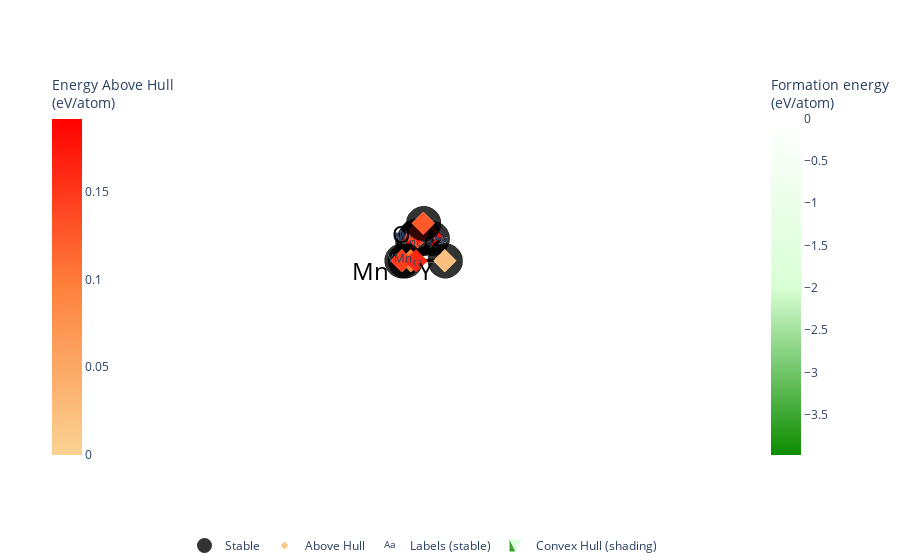

The cell this chart's notebook holds for it:
### Markdown cell above
We can plot the PhaseDiagram object by initializing a PDPlotter object and calling get_plot():

### Code cell
pd.get_plot()

### Figure 1 — Plotly figure (JSON) as saved in the notebook; plotly's stock layout.template omitted (floating-point values rounded to 4 significant figures)
{"data": [{"hoverinfo": "none", "line": {"color": "rgba(0, 0, 0, 1)", "width": 7}, "mode": "lines", "showlegend": false, "type": "scatter3d", "x": [0.5196, 0.866, null, 0.5413, 0.5511, null, 0.5196, 0.5413, null, 0, 0, null, 0.5196, 0.5413, null, 0.5196, 0.5196, null, 0.5774, 0.5413, null, 0.5196, 0, null, 0.5774, 0.866, null, 0.4949, 0.5196, null, 0.5413, 0.5196, null, 0, 0.5196, null, 0.433, 0.4949, null, 0.433, 0.5196, null, 0.433, 0, null, 0.5196, 0.5511, null, 0.5196, 0, null, 0.5511, 0.866, null, 0.4949, 0.5413, null, 0.5196, 0.4949, null, 0, 0, null, 0.5774, 0.5196, null, 0.433, 0.5196, null, 0.5774, 0.5511, null], "y": [0.3, 0.5, null, 0.5625, 0.5, null, 0.7, 0.5625, null, 0.9231, 1, null, 0.5, 0.5625, null, 0.5, 0.3, null, 0.6667, 0.5625, null, 0.3, 0, null, 0.6667, 0.5, null, 0.7143, 0.5, null, 0.5625, 0.3, null, 0.9231, 0.3, null, 0.75, 0.7143, null, 0.75, 0.5, null, 0.75, 1, null, 0.3, 0.5, null, 0.3, 1, null, 0.5, 0.5, null, 0.7143, 0.5625, null, 0.7, 0.7143, null, 0.9231, 0, null, 0.6667, 0.7, null, 0.75, 0.3, null, 0.6667, 0.5, null], "z": [-3.971, 0, null, -2.639, -2.878, null, -2.014, -2.639, null, -0.001407, 0, null, -3.036, -2.639, null, -3.036, -3.971, null, -1.806, -2.639, null, -3.971, 0, null, -1.806, 0, null, -2.05, -3.036, null, -2.639, -3.971, null, -0.001407, -3.971, null, -1.979, -2.05, null, -1.979, -3.036, null, -1.979, 0, null, -3.971, -2.878, null, -3.971, 0, null, -2.878, 0, null, -2.05, -2.639, null, -2.014, -2.05, null, -0.001407, 0, null, -1.806, -2.014, null, -1.979, -3.971, null, -1.806, -2.878, null]}, {"hoverinfo": "none", "line": {"color": "rgba(0, 0, 0, 0.4)", "dash": "solid", "width": 1}, "mode": "lines", "showlegend": false, "type": "scatter3d", "x": [0.866, 0, null, 0.866, 0, null, 0.866, 0, null, 0.866, 0, null, 0, 0, null, 0, 0, null, 0.866, 0.866, null, 0, 0, null, 0, 0, null], "y": [0.5, 1, null, 0.5, 1, null, 0.5, 0, null, 0.5, 0, null, 1, 0, null, 1, 0, null, 0.5, 0.5, null, 1, 1, null, 0, 0, null], "z": [0, 0, null, -3.971, -3.971, null, 0, 0, null, -3.971, -3.971, null, 0, 0, null, -3.971, -3.971, null, 0, -3.971, null, 0, -3.971, null, 0, -3.971, null]}, {"colorbar": {"len": 0.75, "title": {"text": "Formation energy<br>(eV/atom)"}, "x": 0.9, "y": 0.5}, "colorscale": [[0, "#0c8c00"], [0.5, "#d8ffd4"], [1, "#ffffff"]], "flatshading": true, "hoverinfo": "none", "i": [23, 23, 24, 24, 1, 25, 25, 21, 21, 21, 21, 0, 0], "intensity": [-1.979, -1.806, -0.8742, -0.5733, -2.014, -1.151, -1.034, -2.05, -1.801, -1.957, -1.867, -1.641, -1.797, -1.628, -1.588, -1.796, -3.095, -3.127, -2.021, -3.036, -2.641, -2.639, -2.375, -0.001407, -3.971, -2.878, -2.526, 0, 0, 0], "j": [24, 24, 0, 25, 25, 21, 21, 4, 4, 19, 19, 19, 19], "k": [28, 29, 28, 27, 27, 1, 24, 7, 1, 7, 24, 7, 24], "lighting": {"ambient": 1, "diffuse": 0}, "name": "Convex Hull (shading)", "opacity": 0.8, "showlegend": true, "type": "mesh3d", "x": [0.433, 0.5774, 0.6495, 0.6928, 0.5196, 0.6186, 0.6736, 0.4949, 0.5052, 0.5329, 0.547, 0.5889, 0.5117, 0.5896, 0.5911, 0.5679, 0.433, 0.5774, 0.6495, 0.5196, 0.4949, 0.5413, 0.5196, 0, 0.5196, 0.5511, 0.5567, 0.866, 0, 0], "y": [0.75, 0.6667, 0.625, 0.6, 0.7, 0.6429, 0.6111, 0.7143, 0.7083, 0.6923, 0.6842, 0.66, 0.7045, 0.6596, 0.6587, 0.6721, 0.25, 0.3333, 0.375, 0.5, 0.5714, 0.5625, 0.6, 0.9231, 0.3, 0.5, 0.5357, 0.5, 1, 0], "z": [-1.979, -1.806, -0.8742, -0.5733, -2.014, -1.151, -1.034, -2.05, -1.801, -1.957, -1.867, -1.641, -1.797, -1.628, -1.588, -1.796, -3.095, -3.127, -2.021, -3.036, -2.641, -2.639, -2.375, -0.001407, -3.971, -2.878, -2.526, 0, 0, 0]}, {"hoverinfo": "skip", "mode": "text", "name": "Labels (stable)", "opacity": 1, "showlegend": true, "text": ["Y<sub>2</sub>O<sub>3</sub>", "YMn<sub>2</sub>O<sub>5</sub>", "Y<sub>2</sub>Mn<sub>2</sub>O<sub>7</sub>", "Mn<sub>2</sub>O<sub>3</sub>", "YMn<sub>1</sub><sub>2</sub>", "YMnO<sub>3</sub>", "MnO<sub>2</sub>", "Mn<sub>3</sub>O<sub>4</sub>", "MnO"], "textposition": ["middle center", "middle center", "middle center", "middle center", "middle center", "middle center", "middle center", "middle center", "middle center"], "type": "scatter3d", "visible": true, "x": [0.5096, 0.5313, 0.5411, 0.5096, 0.01, 0.5096, 0.5674, 0.4849, 0.423], "y": [0.29, 0.5725, 0.49, 0.71, 0.9331, 0.49, 0.6767, 0.7243, 0.76], "z": [-3.574, -2.242, -2.481, -1.617, 0.3957, -2.639, -1.409, -1.653, -1.582]}, {"hoverinfo": "text", "hoverlabel": {"font": {"size": 14}}, "hovertext": ["O<sub>2</sub> (mp-610917) <br> 0.012 eV/atom (+0.012 eV/atom)", "O<sub>2</sub> (mp-723285) <br> 0.001 eV/atom (+0.001 eV/atom)", "O<sub>2</sub> (mp-1180036) <br> 0.03 eV/atom (+0.03 eV/atom)", "O<sub>2</sub> (mp-607540) <br> 0.124 eV/atom (+0.124 eV/atom)", "O<sub>2</sub> (mp-1009490) <br> 0.002 eV/atom (+0.002 eV/atom)", "O<sub>2</sub> (mp-1066100) <br> 0.126 eV/atom (+0.126 eV/atom)", "O<sub>2</sub> (mp-1087546) <br> 0.018 eV/atom (+0.018 eV/atom)", "O<sub>2</sub> (mp-611836) <br> 0.01 eV/atom (+0.01 eV/atom)", "Mn (mp-1055908) <br> 0.145 eV/atom (+0.145 eV/atom)", "Mn (mp-8634) <br> 0.083 eV/atom (+0.083 eV/atom)", "Mn (mp-542909) <br> 0.053 eV/atom (+0.053 eV/atom)", "MnO (mp-1238899) <br> -1.899 eV/atom (+0.08 eV/atom)", "MnO (mp-999539) <br> -1.974 eV/atom (+0.005 eV/atom)", "MnO (mp-1232659) <br> -1.976 eV/atom (+0.003 eV/atom)", "MnO<sub>2</sub> (mp-510408) <br> -1.776 eV/atom (+0.03 eV/atom)", "MnO<sub>2</sub> (mp-1041066) <br> -1.654 eV/atom (+0.152 eV/atom)", "MnO<sub>2</sub> (mp-796336) <br> -1.799 eV/atom (+0.006 eV/atom)", "MnO<sub>2</sub> (mp-1354190) <br> -1.78 eV/atom (+0.025 eV/atom)", "MnO<sub>2</sub> (mp-796340) <br> -1.634 eV/atom (+0.172 eV/atom)", "MnO<sub>2</sub> (mp-25223) <br> -1.614 eV/atom (+0.192 eV/atom)", "MnO<sub>2</sub> (mp-1272141) <br> -1.792 eV/atom (+0.014 eV/atom)", "MnO<sub>2</sub> (mp-705430) <br> -1.711 eV/atom (+0.095 eV/atom)", "MnO<sub>2</sub> (mp-1354468) <br> -1.709 eV/atom (+0.097 eV/atom)", "MnO<sub>2</sub> (mp-1271850) <br> -1.791 eV/atom (+0.015 eV/atom)", "MnO<sub>2</sub> (mp-19326) <br> -1.638 eV/atom (+0.168 eV/atom)", "MnO<sub>2</sub> (mp-755489) <br> -1.615 eV/atom (+0.191 eV/atom)", "MnO<sub>2</sub> (mp-33009) <br> -1.776 eV/atom (+0.03 eV/atom)", "MnO<sub>2</sub> (mp-755671) <br> -1.619 eV/atom (+0.187 eV/atom)", "MnO<sub>2</sub> (mp-25424) <br> -1.619 eV/atom (+0.187 eV/atom)", "MnO<sub>2</sub> (mp-644514) <br> -1.632 eV/atom (+0.174 eV/atom)", "Mn<sub>2</sub>O<sub>3</sub> (mp-1204718) <br> -1.937 eV/atom (+0.077 eV/atom)", "Mn<sub>2</sub>O<sub>3</sub> (mp-565203) <br> -2.014 eV/atom (+0.0 eV/atom)", "Mn<sub>2</sub>O<sub>3</sub> (mp-1303934) <br> -1.955 eV/atom (+0.059 eV/atom)", "Mn<sub>2</sub>O<sub>3</sub> (mp-1203190) <br> -1.938 eV/atom (+0.076 eV/atom)", "Mn<sub>2</sub>O<sub>3</sub> (mp-1306224) <br> -1.964 eV/atom (+0.05 eV/atom)", "Mn<sub>2</sub>O<sub>3</sub> (mp-771717) <br> -1.926 eV/atom (+0.088 eV/atom)", "Mn<sub>2</sub>O<sub>7</sub> (mp-28338) <br> -1.034 eV/atom (+0.17 eV/atom)", "Mn<sub>3</sub>O<sub>4</sub> (mp-1279995) <br> -1.995 eV/atom (+0.055 eV/atom)", "Mn<sub>3</sub>O<sub>4</sub> (mp-1180876) <br> -1.864 eV/atom (+0.186 eV/atom)", "Mn<sub>5</sub>O<sub>8</sub> (mp-18922) <br> -1.957 eV/atom (+0.009 eV/atom)", "Mn<sub>8</sub>O<sub>1</sub><sub>7</sub> (mp-1221945) <br> -1.641 eV/atom (+0.093 eV/atom)", "Mn<sub>2</sub><sub>0</sub>O<sub>4</sub><sub>3</sub> (mp-1222372) <br> -1.588 eV/atom (+0.132 eV/atom)", "Mn<sub>2</sub><sub>1</sub>O<sub>4</sub><sub>0</sub> (mp-849596) <br> -1.796 eV/atom (+0.044 eV/atom)", "Y (mp-9) <br> 0.024 eV/atom (+0.024 eV/atom)", "Y (mp-112) <br> 0.004 eV/atom (+0.004 eV/atom)", "Y (mp-1187717) <br> 0.007 eV/atom (+0.007 eV/atom)", "YO<sub>2</sub> (mp-1206610) <br> -3.127 eV/atom (+0.182 eV/atom)", "YMnO<sub>3</sub> (mp-19227) <br> -3.015 eV/atom (+0.021 eV/atom)", "YMn<sub>2</sub> (mp-1103127) <br> 0.133 eV/atom (+0.134 eV/atom)", "YMn<sub>2</sub> (mp-558) <br> 0.161 eV/atom (+0.162 eV/atom)", "YMn<sub>2</sub>O<sub>4</sub> (mp-1045475) <br> -2.641 eV/atom (+0.093 eV/atom)", "YMn<sub>2</sub>O<sub>4</sub> (mp-1385591) <br> -2.594 eV/atom (+0.14 eV/atom)", "YMn<sub>2</sub>O<sub>4</sub> (mp-1385844) <br> -2.562 eV/atom (+0.172 eV/atom)", "YMn<sub>3</sub>O<sub>6</sub> (mp-1045064) <br> -2.375 eV/atom (+0.157 eV/atom)", "Y<sub>2</sub>O<sub>3</sub> (mp-754759) <br> -3.919 eV/atom (+0.051 eV/atom)", "Y<sub>2</sub>O<sub>3</sub> (mp-775907) <br> -3.918 eV/atom (+0.053 eV/atom)", "Y<sub>2</sub>O<sub>3</sub> (mp-777514) <br> -3.881 eV/atom (+0.09 eV/atom)", "Y<sub>2</sub>O<sub>3</sub> (mp-1178770) <br> -3.848 eV/atom (+0.123 eV/atom)", "Y<sub>2</sub>O<sub>3</sub> (mp-558573) <br> -3.923 eV/atom (+0.048 eV/atom)", "Y<sub>2</sub>O<sub>3</sub> (mp-13061) <br> -3.899 eV/atom (+0.072 eV/atom)", "Y<sub>2</sub>O<sub>3</sub> (mp-775906) <br> -3.908 eV/atom (+0.063 eV/atom)", "Y<sub>2</sub>Mn<sub>3</sub>O<sub>9</sub> (mp-1350656) <br> -2.526 eV/atom (+0.122 eV/atom)", "Y<sub>6</sub>Mn<sub>2</sub><sub>3</sub> (mp-1355) <br> 0.096 eV/atom (+0.098 eV/atom)"], "marker": {"color": [0.012, 0.001, 0.03, 0.124, 0.002, 0.126, 0.018, 0.01, 0.145, 0.083, 0.053, 0.08, 0.005, 0.003, 0.03, 0.152, 0.006, 0.025, 0.172, 0.192, 0.014, 0.095, 0.097, 0.015, 0.168, 0.191, 0.03, 0.187, 0.187, 0.174, 0.077, 0, 0.059, 0.076, 0.05, 0.088, 0.17, 0.055, 0.186, 0.009, 0.093, 0.132, 0.044, 0.024, 0.004, 0.007, 0.182, 0.021, 0.134, 0.162, 0.093, 0.14, 0.172, 0.157, 0.051, 0.053, 0.09, 0.123, 0.048, 0.072, 0.063, 0.122, 0.098], "colorbar": {"len": 0.75, "title": {"text": "Energy Above Hull<br>(eV/atom)"}, "x": 0.05, "y": 0.5}, "colorscale": [[0, "#fad393"], [0.5, "#ff813d"], [1, "#ff0000"]], "size": 6, "symbol": "diamond"}, "mode": "markers", "name": "Above Hull", "showlegend": true, "type": "scatter3d", "x": [0.866, 0.866, 0.866, 0.866, 0.866, 0.866, 0.866, 0.866, 0, 0, 0, 0.433, 0.433, 0.433, 0.5774, 0.5774, 0.5774, 0.5774, 0.5774, 0.5774, 0.5774, 0.5774, 0.5774, 0.5774, 0.5774, 0.5774, 0.5774, 0.5774, 0.5774, 0.5774, 0.5196, 0.5196, 0.5196, 0.5196, 0.5196, 0.5196, 0.6736, 0.4949, 0.4949, 0.5329, 0.5889, 0.5911, 0.5679, 0, 0, 0, 0.5774, 0.5196, 0, 0, 0.4949, 0.4949, 0.4949, 0.5196, 0.5196, 0.5196, 0.5196, 0.5196, 0.5196, 0.5196, 0.5196, 0.5567, 0], "y": [0.5, 0.5, 0.5, 0.5, 0.5, 0.5, 0.5, 0.5, 1, 1, 1, 0.75, 0.75, 0.75, 0.6667, 0.6667, 0.6667, 0.6667, 0.6667, 0.6667, 0.6667, 0.6667, 0.6667, 0.6667, 0.6667, 0.6667, 0.6667, 0.6667, 0.6667, 0.6667, 0.7, 0.7, 0.7, 0.7, 0.7, 0.7, 0.6111, 0.7143, 0.7143, 0.6923, 0.66, 0.6587, 0.6721, 0, 0, 0, 0.3333, 0.5, 0.6667, 0.6667, 0.5714, 0.5714, 0.5714, 0.6, 0.3, 0.3, 0.3, 0.3, 0.3, 0.3, 0.3, 0.5357, 0.7931], "z": [0.012, 0.001, 0.03, 0.124, 0.002, 0.126, 0.018, 0.01, 0.145, 0.083, 0.053, -1.899, -1.974, -1.976, -1.776, -1.654, -1.799, -1.78, -1.634, -1.614, -1.792, -1.711, -1.709, -1.791, -1.638, -1.615, -1.776, -1.619, -1.619, -1.632, -1.937, -2.014, -1.955, -1.938, -1.964, -1.926, -1.034, -1.995, -1.864, -1.957, -1.641, -1.588, -1.796, 0.024, 0.004, 0.007, -3.127, -3.015, 0.133, 0.161, -2.641, -2.594, -2.562, -2.375, -3.919, -3.918, -3.881, -3.848, -3.923, -3.899, -3.908, -2.526, 0.096]}, {"error_z": {"array": [0, 0, 0, 0, 0, 0, 0, 0, 0, 0, 0, 0], "color": "darkgray", "thickness": 5, "type": "data", "width": 10}, "hoverinfo": "text", "hoverlabel": {"font": {"size": 14}}, "hovertext": ["Y<sub>2</sub>O<sub>3</sub> (mp-2652) <br> -3.971 eV/atom", "O<sub>2</sub> (mp-12957) <br> 0.0 eV/atom", "YMn<sub>2</sub>O<sub>5</sub> (mp-510598) <br> -2.639 eV/atom", "Y<sub>2</sub>Mn<sub>2</sub>O<sub>7</sub> (mp-18831) <br> -2.878 eV/atom", "Mn<sub>2</sub>O<sub>3</sub> (mp-1172875) <br> -2.014 eV/atom", "YMn<sub>1</sub><sub>2</sub> (mp-22508) <br> -0.001 eV/atom", "Mn (mp-35) <br> 0.0 eV/atom", "YMnO<sub>3</sub> (mp-19385) <br> -3.036 eV/atom", "MnO<sub>2</sub> (mp-19395) <br> -1.806 eV/atom", "Y (mp-1187739) <br> 0.0 eV/atom", "Mn<sub>3</sub>O<sub>4</sub> (mp-18759) <br> -2.05 eV/atom", "MnO (mp-19006) <br> -1.979 eV/atom"], "marker": {"color": "black", "line": {"color": "black", "width": 3}, "opacity": 0.8, "size": 12}, "mode": "markers", "name": "Stable", "showlegend": true, "type": "scatter3d", "x": [0.5196, 0.866, 0.5413, 0.5511, 0.5196, 0, 0, 0.5196, 0.5774, 0, 0.4949, 0.433], "y": [0.3, 0.5, 0.5625, 0.5, 0.7, 0.9231, 1, 0.5, 0.6667, 0, 0.7143, 0.75], "z": [-3.971, 0, -2.639, -2.878, -2.014, -0.001, 0, -3.036, -1.806, 0, -2.05, -1.979]}], "layout": {"autosize": true, "hovermode": "closest", "legend": {"orientation": "h", "traceorder": "reversed", "x": 0.5, "xanchor": "center", "y": 0, "yanchor": "top"}, "margin": {"b": 10, "l": 0, "pad": 0, "r": 0, "t": 0}, "paper_bgcolor": "rgba(0, 0, 0, 0)", "plot_bgcolor": "rgba(0, 0, 0, 0)", "scene": {"annotations": [{"align": "center", "font": {"color": "#000000", "size": 24}, "opacity": 1, "showarrow": false, "text": "O", "x": 0.866, "xanchor": "right", "xshift": -10, "y": 0.5, "yanchor": "auto", "yshift": -10, "z": -3.574}, {"align": "center", "font": {"color": "#000000", "size": 24}, "opacity": 1, "showarrow": false, "text": "Mn", "x": 0, "xanchor": "right", "xshift": -10, "y": 1, "yanchor": "auto", "yshift": -10, "z": -3.574}, {"align": "center", "font": {"color": "#000000", "size": 24}, "opacity": 1, "showarrow": false, "text": "Y", "x": 0, "xanchor": "right", "xshift": -10, "y": 0, "yanchor": "auto", "yshift": -10, "z": -3.574}, {"opacity": 0, "text": "", "x": 1, "y": 1, "z": 0}], "aspectmode": "manual", "aspectratio": {"x": 0.1726, "y": 0.1726, "z": 0.1218}, "camera": {"center": {"x": -0.1, "y": 0, "z": -0.15}, "eye": {"x": -0.1, "y": -9.936e-33, "z": 2.5}, "projection": {"type": "orthographic"}, "up": {"x": 0, "y": 0, "z": 1}}, "xaxis": {"autorange": true, "showaxeslabels": false, "showgrid": false, "showline": false, "showspikes": false, "showticklabels": false, "ticks": "", "type": "linear", "visible": false, "zeroline": false}, "yaxis": {"autorange": true, "showaxeslabels": false, "showgrid": false, "showline": false, "showspikes": false, "showticklabels": false, "ticks": "", "type": "linear", "visible": false, "zeroline": false}, "zaxis": {"autorange": true, "showaxeslabels": false, "showgrid": false, "showline": false, "showspikes": false, "showticklabels": false, "ticks": "", "type": "linear", "visible": false, "zeroline": false}}, "showlegend": true}}
